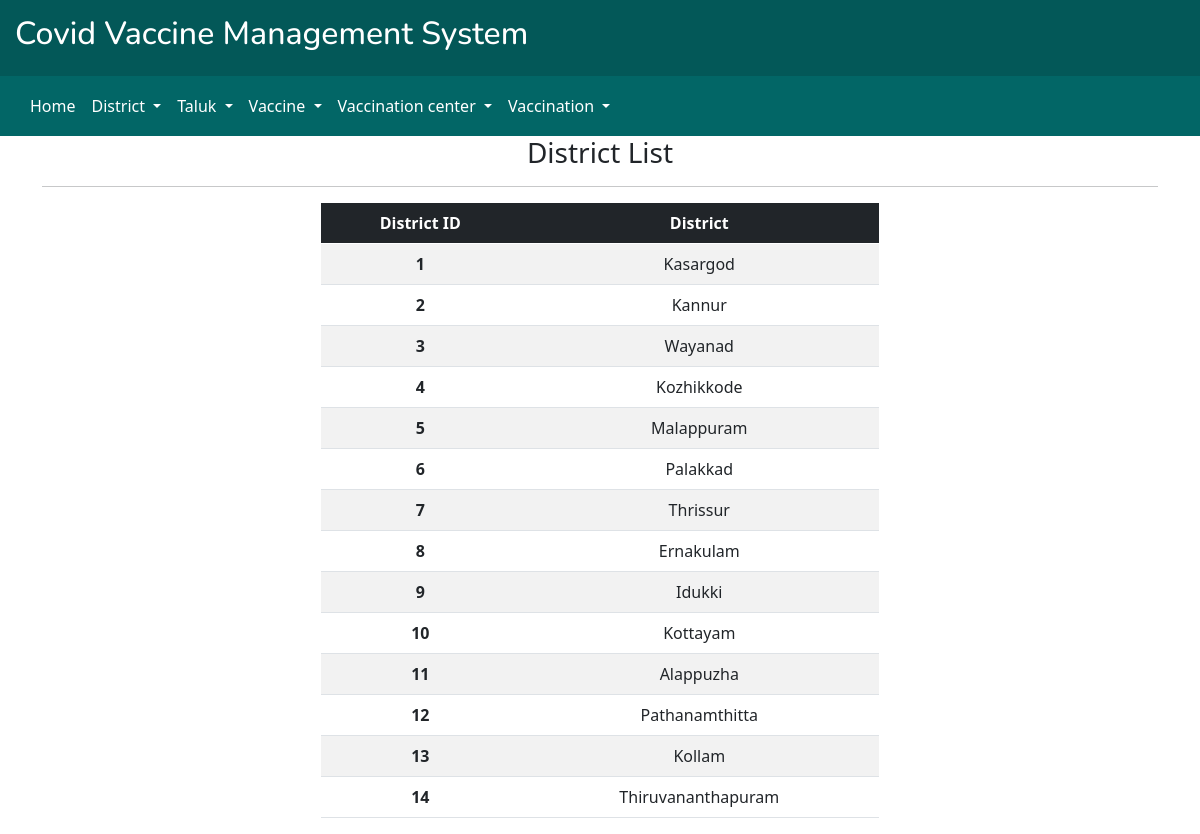
The page /view_district/ on the database its author committed.
### home/models.py (models this page shows, shortened)
class District(models.Model):
    did = models.CharField(max_length=20,primary_key=True)
    district = models.CharField(max_length=200)

### home/views.py (the view)
# urls.py: path('view_district/', views.view_district, name='view_district'),
def view_district(request):
    Districts = District.objects.all().values()
    template = loader.get_template('view_district.html')
    return render(request,'view_district.html', {'District': Districts})

### templates/view_district.html
{% extends 'admin_base.html' %}
{% block content %}
<div class="container  text-center">
    <h3 >District List </h3>
    <hr>
    <div class="col col-6 offset-2">
        <table class="table table-striped dark offset-2">
            <thead class="table-dark">
                <tr>
                    <th scope="col">District ID</th>
                    <th scope="col">District</th>
            </thead>
            <tbody>
                {% for item in District %}
                <tr>
                    <th scope="row">{{ item.did }}</th>
                    <td>{{ item.district }}</td>
                </tr>
                {% endfor %}
            </tbody>
        </table>
    </div>
</div>
{% endblock %}

### templates/admin_base.html (style rules this page uses)
* { margin: 0; padding: 0; }
.container { width: 100%; }

### rows shown on the page
District: did "1", district "Kasargod"
District: did "2", district "Kannur"
District: did "3", district "Wayanad"
District: did "4", district "Kozhikkode"
District: did "5", district "Malappuram"
District: did "6", district "Palakkad"
District: did "7", district "Thrissur"
District: did "8", district "Ernakulam"
District: did "9", district "Idukki"
District: did "10", district "Kottayam"
District: did "11", district "Alappuzha"
District: did "12", district "Pathanamthitta"
District: did "13", district "Kollam"
District: did "14", district "Thiruvananthapuram"
